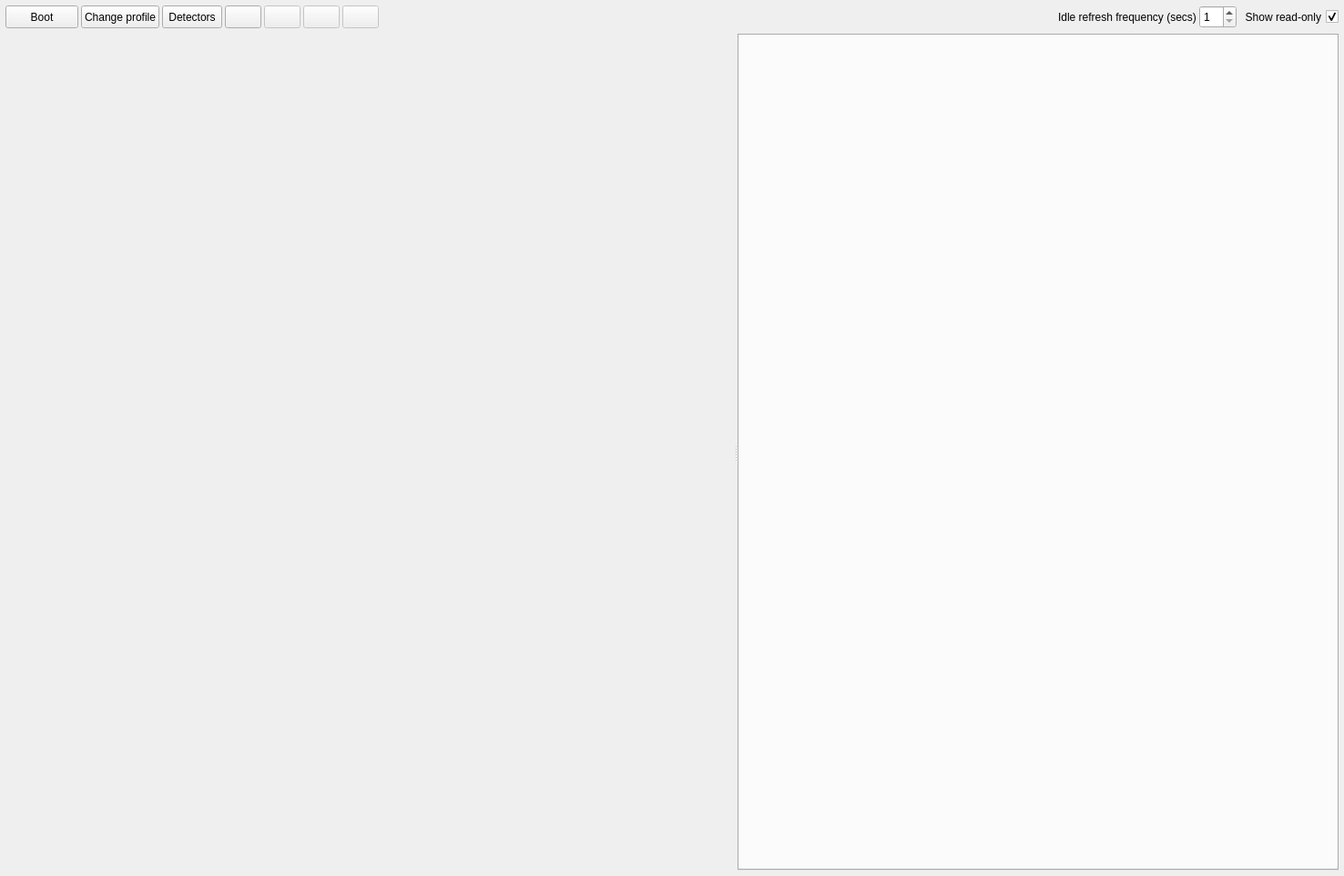
<?xml version="1.0" encoding="UTF-8"?>
<ui version="4.0">
 <class>SettingsForm</class>
 <widget class="QWidget" name="SettingsForm">
  <property name="geometry">
   <rect>
    <x>0</x>
    <y>0</y>
    <width>1476</width>
    <height>962</height>
   </rect>
  </property>
  <property name="sizePolicy">
   <sizepolicy hsizetype="Expanding" vsizetype="Preferred">
    <horstretch>0</horstretch>
    <verstretch>0</verstretch>
   </sizepolicy>
  </property>
  <property name="windowTitle">
   <string>Start</string>
  </property>
  <layout class="QGridLayout" name="gridLayout">
   <property name="leftMargin">
    <number>6</number>
   </property>
   <property name="topMargin">
    <number>6</number>
   </property>
   <property name="rightMargin">
    <number>6</number>
   </property>
   <property name="bottomMargin">
    <number>6</number>
   </property>
   <item row="0" column="0">
    <layout class="QHBoxLayout" name="horizontalLayout_20">
     <property name="spacing">
      <number>3</number>
     </property>
     <item>
      <widget class="QPushButton" name="bootButton">
       <property name="sizePolicy">
        <sizepolicy hsizetype="Minimum" vsizetype="Fixed">
         <horstretch>0</horstretch>
         <verstretch>0</verstretch>
        </sizepolicy>
       </property>
       <property name="minimumSize">
        <size>
         <width>0</width>
         <height>25</height>
        </size>
       </property>
       <property name="maximumSize">
        <size>
         <width>16777215</width>
         <height>25</height>
        </size>
       </property>
       <property name="text">
        <string>Boot</string>
       </property>
       <property name="icon">
        <iconset resource="resources/icons.qrc">
         <normaloff>:/icons/boot16.png</normaloff>:/icons/boot16.png</iconset>
       </property>
       <property name="iconSize">
        <size>
         <width>16</width>
         <height>16</height>
        </size>
       </property>
      </widget>
     </item>
     <item>
      <widget class="QPushButton" name="pushChangeProfile">
       <property name="enabled">
        <bool>true</bool>
       </property>
       <property name="minimumSize">
        <size>
         <width>0</width>
         <height>25</height>
        </size>
       </property>
       <property name="maximumSize">
        <size>
         <width>16777215</width>
         <height>25</height>
        </size>
       </property>
       <property name="text">
        <string>Change profile</string>
       </property>
       <property name="icon">
        <iconset resource="resources/icons.qrc">
         <normaloff>:/icons/oxy/16/system_switch_user.png</normaloff>:/icons/oxy/16/system_switch_user.png</iconset>
       </property>
      </widget>
     </item>
     <item>
      <widget class="QToolButton" name="toolDetectors">
       <property name="minimumSize">
        <size>
         <width>0</width>
         <height>25</height>
        </size>
       </property>
       <property name="maximumSize">
        <size>
         <width>16777215</width>
         <height>25</height>
        </size>
       </property>
       <property name="text">
        <string>Detectors</string>
       </property>
       <property name="icon">
        <iconset resource="resources/icons.qrc">
         <normaloff>:/icons/oxy/16/alacarte.png</normaloff>:/icons/oxy/16/alacarte.png</iconset>
       </property>
       <property name="popupMode">
        <enum>QToolButton::InstantPopup</enum>
       </property>
       <property name="toolButtonStyle">
        <enum>Qt::ToolButtonTextBesideIcon</enum>
       </property>
      </widget>
     </item>
     <item>
      <widget class="QPushButton" name="pushExpandAll">
       <property name="sizePolicy">
        <sizepolicy hsizetype="Minimum" vsizetype="Fixed">
         <horstretch>0</horstretch>
         <verstretch>0</verstretch>
        </sizepolicy>
       </property>
       <property name="minimumSize">
        <size>
         <width>0</width>
         <height>25</height>
        </size>
       </property>
       <property name="maximumSize">
        <size>
         <width>16777215</width>
         <height>25</height>
        </size>
       </property>
       <property name="text">
        <string/>
       </property>
       <property name="icon">
        <iconset resource="resources/icons.qrc">
         <normaloff>:/icons/format-indent-more.png</normaloff>:/icons/format-indent-more.png</iconset>
       </property>
       <property name="iconSize">
        <size>
         <width>16</width>
         <height>16</height>
        </size>
       </property>
      </widget>
     </item>
     <item>
      <widget class="QPushButton" name="pushAddProducer">
       <property name="enabled">
        <bool>false</bool>
       </property>
       <property name="sizePolicy">
        <sizepolicy hsizetype="Minimum" vsizetype="Fixed">
         <horstretch>0</horstretch>
         <verstretch>0</verstretch>
        </sizepolicy>
       </property>
       <property name="minimumSize">
        <size>
         <width>0</width>
         <height>25</height>
        </size>
       </property>
       <property name="maximumSize">
        <size>
         <width>16777215</width>
         <height>25</height>
        </size>
       </property>
       <property name="text">
        <string/>
       </property>
       <property name="icon">
        <iconset resource="resources/icons.qrc">
         <normaloff>:/icons/oxy/16/edit_add.png</normaloff>:/icons/oxy/16/edit_add.png</iconset>
       </property>
       <property name="iconSize">
        <size>
         <width>16</width>
         <height>16</height>
        </size>
       </property>
      </widget>
     </item>
     <item>
      <widget class="QPushButton" name="pushRemoveProducer">
       <property name="enabled">
        <bool>false</bool>
       </property>
       <property name="sizePolicy">
        <sizepolicy hsizetype="Minimum" vsizetype="Fixed">
         <horstretch>0</horstretch>
         <verstretch>0</verstretch>
        </sizepolicy>
       </property>
       <property name="minimumSize">
        <size>
         <width>0</width>
         <height>25</height>
        </size>
       </property>
       <property name="maximumSize">
        <size>
         <width>16777215</width>
         <height>25</height>
        </size>
       </property>
       <property name="text">
        <string/>
       </property>
       <property name="icon">
        <iconset resource="resources/icons.qrc">
         <normaloff>:/icons/oxy/16/editdelete.png</normaloff>:/icons/oxy/16/editdelete.png</iconset>
       </property>
       <property name="iconSize">
        <size>
         <width>16</width>
         <height>16</height>
        </size>
       </property>
      </widget>
     </item>
     <item>
      <widget class="QPushButton" name="pushSettingsRefresh">
       <property name="enabled">
        <bool>false</bool>
       </property>
       <property name="sizePolicy">
        <sizepolicy hsizetype="Minimum" vsizetype="Fixed">
         <horstretch>0</horstretch>
         <verstretch>0</verstretch>
        </sizepolicy>
       </property>
       <property name="minimumSize">
        <size>
         <width>0</width>
         <height>25</height>
        </size>
       </property>
       <property name="maximumSize">
        <size>
         <width>16777215</width>
         <height>25</height>
        </size>
       </property>
       <property name="toolTip">
        <string>Force refresh</string>
       </property>
       <property name="text">
        <string/>
       </property>
       <property name="icon">
        <iconset resource="resources/icons.qrc">
         <normaloff>:/icons/oxy/16/view_refresh.png</normaloff>:/icons/oxy/16/view_refresh.png</iconset>
       </property>
       <property name="iconSize">
        <size>
         <width>16</width>
         <height>16</height>
        </size>
       </property>
      </widget>
     </item>
     <item>
      <widget class="QLabel" name="label">
       <property name="sizePolicy">
        <sizepolicy hsizetype="MinimumExpanding" vsizetype="Preferred">
         <horstretch>0</horstretch>
         <verstretch>0</verstretch>
        </sizepolicy>
       </property>
       <property name="text">
        <string/>
       </property>
      </widget>
     </item>
     <item>
      <widget class="QLabel" name="label_2">
       <property name="minimumSize">
        <size>
         <width>0</width>
         <height>25</height>
        </size>
       </property>
       <property name="maximumSize">
        <size>
         <width>16777215</width>
         <height>25</height>
        </size>
       </property>
       <property name="text">
        <string>Idle refresh frequency (secs)</string>
       </property>
      </widget>
     </item>
     <item>
      <widget class="QSpinBox" name="spinRefreshFrequency">
       <property name="minimumSize">
        <size>
         <width>0</width>
         <height>25</height>
        </size>
       </property>
       <property name="maximumSize">
        <size>
         <width>16777215</width>
         <height>25</height>
        </size>
       </property>
       <property name="minimum">
        <number>1</number>
       </property>
       <property name="maximum">
        <number>10</number>
       </property>
      </widget>
     </item>
     <item>
      <widget class="QCheckBox" name="checkShowRO">
       <property name="sizePolicy">
        <sizepolicy hsizetype="Maximum" vsizetype="Fixed">
         <horstretch>0</horstretch>
         <verstretch>0</verstretch>
        </sizepolicy>
       </property>
       <property name="minimumSize">
        <size>
         <width>0</width>
         <height>25</height>
        </size>
       </property>
       <property name="maximumSize">
        <size>
         <width>16777215</width>
         <height>25</height>
        </size>
       </property>
       <property name="layoutDirection">
        <enum>Qt::RightToLeft</enum>
       </property>
       <property name="text">
        <string>Show read-only</string>
       </property>
       <property name="checked">
        <bool>true</bool>
       </property>
      </widget>
     </item>
    </layout>
   </item>
   <item row="1" column="0">
    <widget class="QSplitter" name="splitter">
     <property name="sizePolicy">
      <sizepolicy hsizetype="Expanding" vsizetype="MinimumExpanding">
       <horstretch>0</horstretch>
       <verstretch>0</verstretch>
      </sizepolicy>
     </property>
     <property name="orientation">
      <enum>Qt::Horizontal</enum>
     </property>
     <widget class="Oscilloscope" name="Oscil" native="true">
      <property name="sizePolicy">
       <sizepolicy hsizetype="Preferred" vsizetype="MinimumExpanding">
        <horstretch>0</horstretch>
        <verstretch>0</verstretch>
       </sizepolicy>
      </property>
      <property name="minimumSize">
       <size>
        <width>0</width>
        <height>0</height>
       </size>
      </property>
      <property name="maximumSize">
       <size>
        <width>800</width>
        <height>16777215</height>
       </size>
      </property>
     </widget>
     <widget class="QTabWidget" name="tabsSettings">
      <property name="sizePolicy">
       <sizepolicy hsizetype="MinimumExpanding" vsizetype="MinimumExpanding">
        <horstretch>0</horstretch>
        <verstretch>0</verstretch>
       </sizepolicy>
      </property>
      <property name="minimumSize">
       <size>
        <width>500</width>
        <height>0</height>
       </size>
      </property>
      <property name="currentIndex">
       <number>-1</number>
      </property>
     </widget>
    </widget>
   </item>
  </layout>
 </widget>
 <customwidgets>
  <customwidget>
   <class>Oscilloscope</class>
   <extends>QWidget</extends>
   <header>Oscilloscope.h</header>
   <container>1</container>
  </customwidget>
 </customwidgets>
 <resources>
  <include location="resources/icons.qrc"/>
 </resources>
 <connections/>
</ui>
